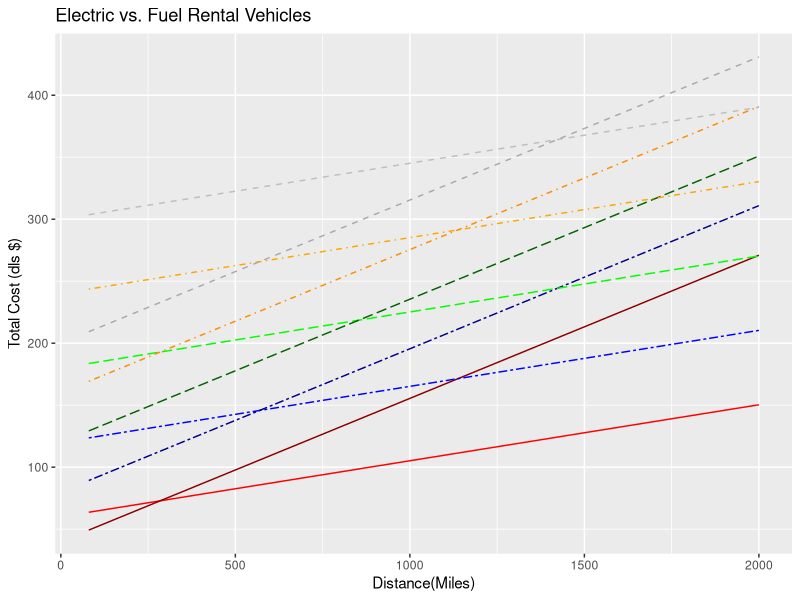

Reproduce this figure in R. (Note: this script raises an error after producing the figure.)
## ---- chunk 1
knitr::opts_chunk$set(echo = TRUE)
## ---- chunk 2
library(tidyverse)
## ---- chunk 3

tot_e_cost <- function(tot_days, rent_cost, dist_plan, full_battery_cost, range) {
  tot_e_cost = tot_days * rent_cost + (dist_plan * full_battery_cost)/range
  print(tot_e_cost)
}



## ---- chunk 4
e_cost <- tot_e_cost(tot_days = 3, rent_cost = 60, dist_plan = 105.5, full_battery_cost = 18.29, range = 405)

## ---- chunk 5
tot_fuel_cost <- function(tot_days, rent_cost, dist_plan, full_tank_cost, range) {
  tot_fuel_cost = tot_days * rent_cost + (dist_plan * full_tank_cost)/range
  print(tot_fuel_cost)
        
}
## ---- chunk 6
fuel_cost <- tot_fuel_cost(tot_days = 3, rent_cost = 40, dist_plan = 105.5*2, full_tank_cost = 51.50, range = 446)
## ---- chunk 7

e_day_1 <- tot_e_cost(1,60,seq(from=80, to=2000, by=80), 18.29, 405)
e_day_2 <- tot_e_cost(2,60,seq(from=80, to=2000, by=80), 18.29, 405)
e_day_3 <- tot_e_cost(3,60,seq(from=80, to=2000, by=80), 18.29, 405)
e_day_4 <- tot_e_cost(4,60,seq(from=80, to=2000, by=80), 18.29, 405)
e_day_5 <- tot_e_cost(5,60,seq(from=80, to=2000, by=80), 18.29, 405)
## ---- chunk 8
fuel_day_1 <- tot_fuel_cost(1, 40, seq(from=80, to=2000, by = 80), 51.50, 446)
fuel_day_2 <- tot_fuel_cost(2, 40, seq(from=80, to=2000, by = 80), 51.50, 446)
fuel_day_3 <- tot_fuel_cost(3, 40, seq(from=80, to=2000, by = 80), 51.50, 446)
fuel_day_4 <- tot_fuel_cost(4, 40, seq(from=80, to=2000, by = 80), 51.50, 446)
fuel_day_5 <- tot_fuel_cost(5, 40, seq(from=80, to=2000, by = 80), 51.50, 446)
## ---- chunk 9
comp_1_df <- data.frame(distance = seq(80,2000,80),e1 = e_day_1, f1 = fuel_day_1, e2 = e_day_2, f2 = fuel_day_2, f3 = fuel_day_3, e3 = e_day_3, e4 = e_day_4, f4 = fuel_day_4, e5 = e_day_5, f5 = fuel_day_5)
## ---- chunk 10
ggplot(comp_1_df, aes(x=distance))+
  geom_line(aes(y= e1), color = "red") +
  geom_line(aes(y= f1), color = "darkred") +
  geom_line(aes(y= e2), color = "blue", linetype = "twodash") +
  geom_line(aes(y= f2), color = "darkblue", linetype = "twodash") +
  geom_line(aes(y= e3), color = "green", linetype = "longdash") +
  geom_line(aes(y= f3), color = "darkgreen", linetype = "longdash") +
  geom_line(aes(y= e4), color = "orange", linetype = "dotdash") +
  geom_line(aes(y= f4), color = "darkorange", linetype = "dotdash") +
  geom_line(aes(y= e5), color = "gray", linetype = "dashed") +
  geom_line(aes(y= f5), color = "darkgray", linetype = "dashed") +
  labs(title = "Electric vs. Fuel Rental Vehicles", x = "Distance(Miles)", y= "Total Cost (dls $)") + 
  scale_color_manual(name = "lines")
## ---- chunk 11

#EQUIATION FOR E1
# y = mx + b
# m = (y2 -y1) / (x2 - x1)

# Calculate m
m_e5 <- (comp_1_df$e5[[2]]-comp_1_df$e5[[1]]) / (comp_1_df$distance[[2]]- comp_1_df$distance[[1]] )
m_e5

# Calculate b of point 1 (80, 64.5)
b_e5 <- comp_1_df$e5[[1]] - (m_e1 * comp_1_df$distance[[1]]) 
b_e5

## ---- chunk 12
b_electric <- ((1 * 60) + (0 * 18.29)/405) - (0.04516049 * ((1 * 60) + (0 * 18.29)/405))

b_electric
## ---- chunk 13

#EQUIATION FOR F1
# y = mx + b
# m = (y2 -y1) / (x2 - 11)

# Calculate m
m_f1 <- (comp_1_df$f1[[2]]-comp_1_df$f1[[1]]) / (comp_1_df$distance[[2]]- comp_1_df$distance[[1]])
m_f1

# Calculate b of point 2 (80, 51.54)
b_f1 <- comp_1_df$f1[[1]] - (m_f1 * comp_1_df$distance[[1]]) 
b_f1
## ---- chunk 14

#Electric line
# e1 equation: y = m_e1 * x + b_e1
# system equation = -m_e1 * x + y = b_e1

#Fuel line
# f1 equation: y = m_f1 * x + b_f1
# system equation = -m_f1 * x + y = b_f1


A <- rbind(c(-m_e1, 1), c(-m_f1, 1))
B <- c(60, 40)

solve(A,B)

## ---- chunk 15
# Question: how can you extrapolate a line given by points to infinate limits ??
ggplot(data = comp_1_df, aes(x = distance)) + 
  geom_line(aes(y=e1)) +
  xlim(-10,10) + 
  ylim(-10,100)
## ---- chunk 16
price_delta(3, 60, 105.5*2, 18.29,405,40,51.50,446)
## ---- chunk 17
slope_fuel <- (((1 * 40) + ((10000 * 51.50)/446)) - ((1 * 40) + (0 * 51.50)/446)) / 10000
## ---- chunk 18
A <- rbind(c(-m_e1, 1), c(-slope_fuel, 1))
B <- c(100,40)

results <- solve(A,B)

results[1]
## ---- chunk 19

price_delta(5,200,500,18.29,405,80,51.50,446)

